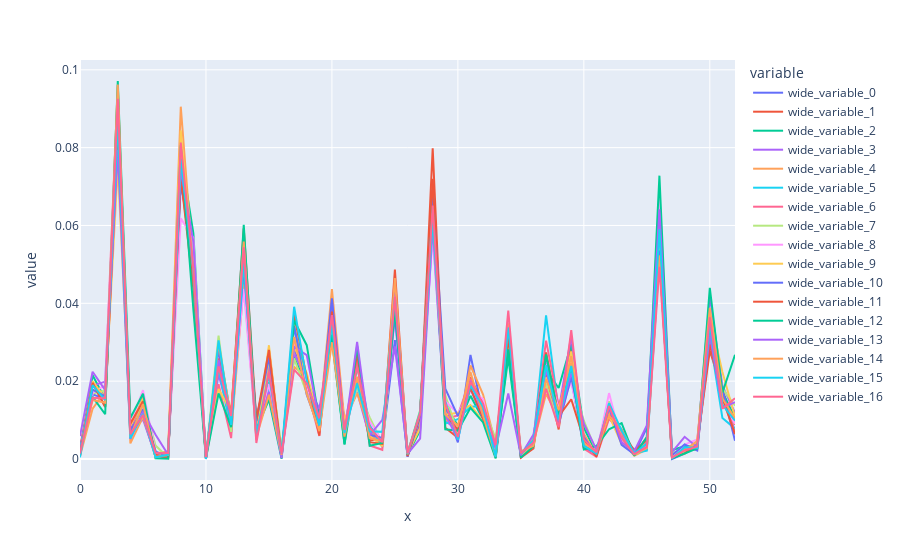

Notebook code cell kept with this figure:
### Code cell
# Evaluate Clusters
x1 = df_cluster[df_cluster['5-Cluster Lösung']==1].loc[:,:'Yuba_r']
y = [x1.iloc[row] for row in range(len(x1))]
fig = px.line(x=np.arange(x1.shape[1]), y=y)
fig.show()
